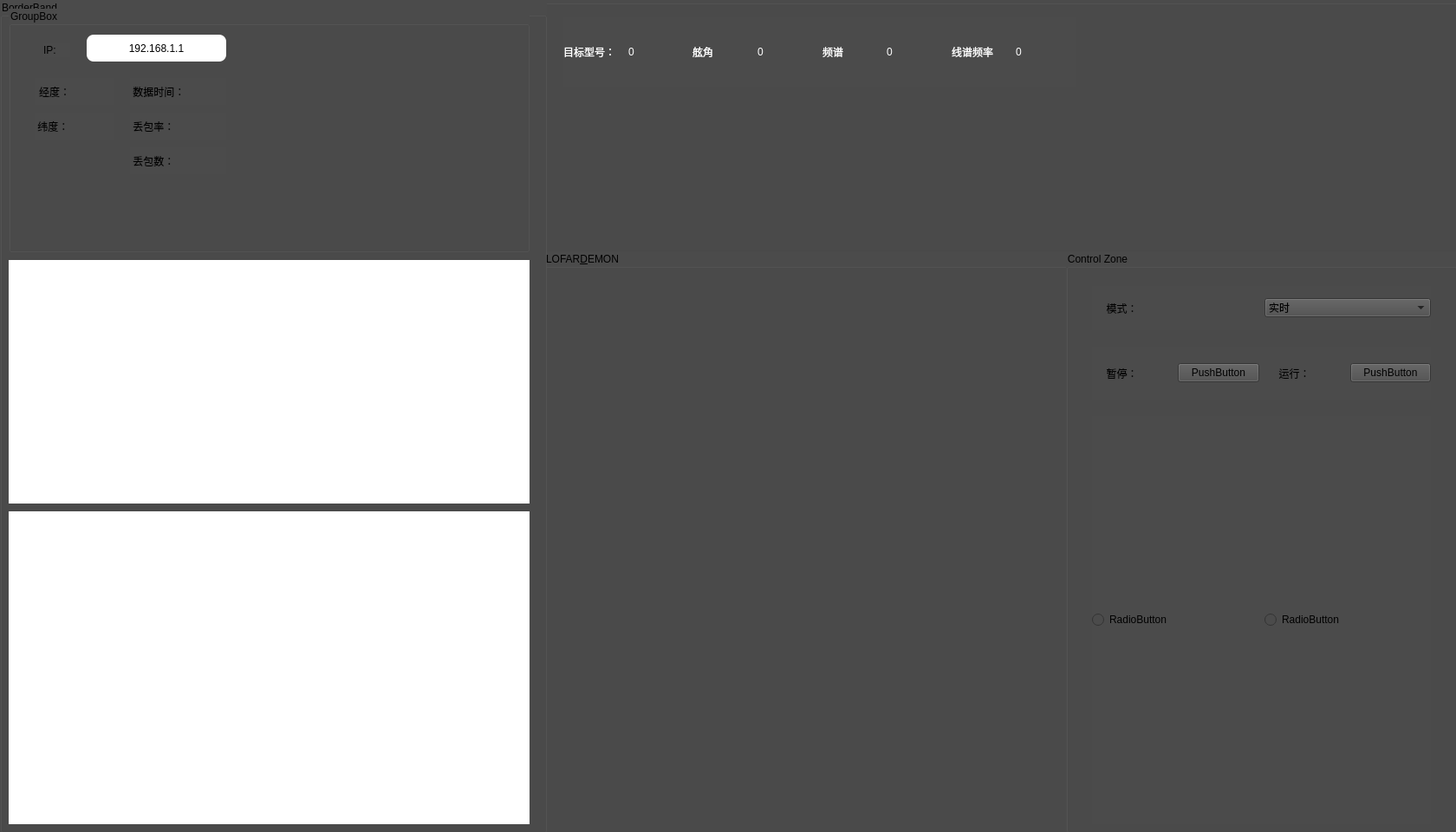
<?xml version="1.0" encoding="UTF-8"?>
<ui version="4.0">
 <class>Widget</class>
 <widget class="QWidget" name="Widget">
  <property name="geometry">
   <rect>
    <x>0</x>
    <y>0</y>
    <width>1680</width>
    <height>960</height>
   </rect>
  </property>
  <property name="windowTitle">
   <string>Widget</string>
  </property>
  <widget class="QGroupBox" name="Paramer">
   <property name="geometry">
    <rect>
     <x>620</x>
     <y>0</y>
     <width>1070</width>
     <height>291</height>
    </rect>
   </property>
   <property name="styleSheet">
    <string notr="true">background-color: rgb(75, 75, 75);</string>
   </property>
   <property name="title">
    <string/>
   </property>
   <widget class="QWidget" name="horizontalLayoutWidget_6">
    <property name="geometry">
     <rect>
      <x>30</x>
      <y>20</y>
      <width>591</width>
      <height>80</height>
     </rect>
    </property>
    <layout class="QHBoxLayout" name="horizontalLayout_6">
     <item>
      <widget class="QLabel" name="Target">
       <property name="styleSheet">
        <string notr="true">color: rgb(255, 255, 255);</string>
       </property>
       <property name="text">
        <string>目标型号：</string>
       </property>
      </widget>
     </item>
     <item>
      <widget class="QLabel" name="TargetData">
       <property name="styleSheet">
        <string notr="true">color: rgb(255, 255, 255);</string>
       </property>
       <property name="text">
        <string>0</string>
       </property>
      </widget>
     </item>
     <item>
      <widget class="QLabel" name="Angle">
       <property name="styleSheet">
        <string notr="true">color: rgb(255, 255, 255);</string>
       </property>
       <property name="text">
        <string>舷角</string>
       </property>
      </widget>
     </item>
     <item>
      <widget class="QLabel" name="AngleData">
       <property name="styleSheet">
        <string notr="true">color: rgb(255, 255, 255);</string>
       </property>
       <property name="text">
        <string>0</string>
       </property>
      </widget>
     </item>
     <item>
      <widget class="QLabel" name="Spectrum">
       <property name="styleSheet">
        <string notr="true">color: rgb(255, 255, 255);</string>
       </property>
       <property name="text">
        <string>频谱</string>
       </property>
      </widget>
     </item>
     <item>
      <widget class="QLabel" name="SpectrumData">
       <property name="styleSheet">
        <string notr="true">color: rgb(255, 255, 255);</string>
       </property>
       <property name="text">
        <string>0</string>
       </property>
      </widget>
     </item>
     <item>
      <widget class="QLabel" name="LSF">
       <property name="styleSheet">
        <string notr="true">color: rgb(255, 255, 255);</string>
       </property>
       <property name="text">
        <string>线谱频率</string>
       </property>
      </widget>
     </item>
     <item>
      <widget class="QLabel" name="LSFData">
       <property name="styleSheet">
        <string notr="true">color: rgb(255, 255, 255);</string>
       </property>
       <property name="text">
        <string>0</string>
       </property>
      </widget>
     </item>
    </layout>
   </widget>
  </widget>
  <widget class="QGroupBox" name="LODARZone">
   <property name="geometry">
    <rect>
     <x>625</x>
     <y>290</y>
     <width>611</width>
     <height>671</height>
    </rect>
   </property>
   <property name="styleSheet">
    <string notr="true">background-color: rgb(75, 75, 75);</string>
   </property>
   <property name="title">
    <string>LOFAR&amp;DEMON</string>
   </property>
   <widget class="QPushButton" name="Tranform">
    <property name="geometry">
     <rect>
      <x>830</x>
      <y>30</y>
      <width>75</width>
      <height>23</height>
     </rect>
    </property>
    <property name="text">
     <string>切换</string>
    </property>
   </widget>
  </widget>
  <widget class="QGroupBox" name="BorderBandZone">
   <property name="geometry">
    <rect>
     <x>0</x>
     <y>0</y>
     <width>631</width>
     <height>961</height>
    </rect>
   </property>
   <property name="styleSheet">
    <string notr="true">background-color: rgb(75, 75, 75);</string>
   </property>
   <property name="title">
    <string>BorderBand</string>
   </property>
   <widget class="QGroupBox" name="BoderParamer">
    <property name="geometry">
     <rect>
      <x>10</x>
      <y>10</y>
      <width>601</width>
      <height>281</height>
     </rect>
    </property>
    <property name="title">
     <string>GroupBox</string>
    </property>
    <widget class="QLabel" name="label_2">
     <property name="geometry">
      <rect>
       <x>90</x>
       <y>30</y>
       <width>161</width>
       <height>31</height>
      </rect>
     </property>
     <property name="styleSheet">
      <string notr="true">background-color: rgb(255, 255, 255);
border-radius:8px;
</string>
     </property>
     <property name="text">
      <string>192.168.1.1</string>
     </property>
     <property name="alignment">
      <set>Qt::AlignCenter</set>
     </property>
    </widget>
    <widget class="QLabel" name="label">
     <property name="geometry">
      <rect>
       <x>40</x>
       <y>40</y>
       <width>31</width>
       <height>16</height>
      </rect>
     </property>
     <property name="text">
      <string>IP:</string>
     </property>
    </widget>
    <widget class="QWidget" name="horizontalLayoutWidget">
     <property name="geometry">
      <rect>
       <x>30</x>
       <y>80</y>
       <width>91</width>
       <height>31</height>
      </rect>
     </property>
     <layout class="QHBoxLayout" name="horizontalLayout">
      <property name="spacing">
       <number>6</number>
      </property>
      <item>
       <widget class="QLabel" name="longitude">
        <property name="text">
         <string> 经度：</string>
        </property>
        <property name="alignment">
         <set>Qt::AlignCenter</set>
        </property>
       </widget>
      </item>
      <item>
       <widget class="QLabel" name="longitude_data">
        <property name="text">
         <string/>
        </property>
       </widget>
      </item>
     </layout>
    </widget>
    <widget class="QWidget" name="horizontalLayoutWidget_2">
     <property name="geometry">
      <rect>
       <x>30</x>
       <y>120</y>
       <width>91</width>
       <height>31</height>
      </rect>
     </property>
     <layout class="QHBoxLayout" name="horizontalLayout_2">
      <item>
       <widget class="QLabel" name="latitude">
        <property name="text">
         <string> 纬度：</string>
        </property>
       </widget>
      </item>
      <item>
       <widget class="QLabel" name="longitude_data_2">
        <property name="text">
         <string/>
        </property>
       </widget>
      </item>
     </layout>
    </widget>
    <widget class="QWidget" name="horizontalLayoutWidget_3">
     <property name="geometry">
      <rect>
       <x>140</x>
       <y>80</y>
       <width>111</width>
       <height>31</height>
      </rect>
     </property>
     <layout class="QHBoxLayout" name="horizontalLayout_3">
      <item>
       <widget class="QLabel" name="longitude_2">
        <property name="text">
         <string> 数据时间：</string>
        </property>
       </widget>
      </item>
      <item>
       <widget class="QLabel" name="longitude_data_3">
        <property name="text">
         <string/>
        </property>
       </widget>
      </item>
     </layout>
    </widget>
    <widget class="QWidget" name="horizontalLayoutWidget_4">
     <property name="geometry">
      <rect>
       <x>140</x>
       <y>120</y>
       <width>111</width>
       <height>31</height>
      </rect>
     </property>
     <layout class="QHBoxLayout" name="horizontalLayout_4">
      <item>
       <widget class="QLabel" name="longitude_3">
        <property name="text">
         <string> 丢包率：</string>
        </property>
       </widget>
      </item>
      <item>
       <widget class="QLabel" name="longitude_data_4">
        <property name="text">
         <string/>
        </property>
       </widget>
      </item>
     </layout>
    </widget>
    <widget class="QWidget" name="horizontalLayoutWidget_5">
     <property name="geometry">
      <rect>
       <x>140</x>
       <y>160</y>
       <width>111</width>
       <height>31</height>
      </rect>
     </property>
     <layout class="QHBoxLayout" name="horizontalLayout_5">
      <item>
       <widget class="QLabel" name="longitude_4">
        <property name="text">
         <string> 丢包数：</string>
        </property>
       </widget>
      </item>
      <item>
       <widget class="QLabel" name="longitude_data_5">
        <property name="text">
         <string/>
        </property>
       </widget>
      </item>
     </layout>
    </widget>
   </widget>
   <widget class="QCustomPlot" name="PositionExtent" native="true">
    <property name="geometry">
     <rect>
      <x>10</x>
      <y>300</y>
      <width>601</width>
      <height>281</height>
     </rect>
    </property>
    <property name="styleSheet">
     <string notr="true">background-color: rgb(255, 255, 255);</string>
    </property>
   </widget>
   <widget class="QCustomPlot" name="PositionTime" native="true">
    <property name="geometry">
     <rect>
      <x>10</x>
      <y>590</y>
      <width>601</width>
      <height>361</height>
     </rect>
    </property>
    <property name="styleSheet">
     <string notr="true">background-color: rgb(255, 255, 255);</string>
    </property>
   </widget>
  </widget>
  <widget class="QGroupBox" name="ControlZone">
   <property name="geometry">
    <rect>
     <x>1230</x>
     <y>290</y>
     <width>451</width>
     <height>671</height>
    </rect>
   </property>
   <property name="styleSheet">
    <string notr="true">background-color: rgb(75, 75, 75);</string>
   </property>
   <property name="title">
    <string>Control Zone</string>
   </property>
   <widget class="QWidget" name="horizontalLayoutWidget_7">
    <property name="geometry">
     <rect>
      <x>30</x>
      <y>40</y>
      <width>391</width>
      <height>51</height>
     </rect>
    </property>
    <layout class="QHBoxLayout" name="horizontalLayout_11">
     <item>
      <widget class="QLabel" name="label_4">
       <property name="text">
        <string>     模式：</string>
       </property>
      </widget>
     </item>
     <item>
      <widget class="QComboBox" name="comboBox">
       <item>
        <property name="text">
         <string>实时</string>
        </property>
       </item>
       <item>
        <property name="text">
         <string>离线</string>
        </property>
       </item>
      </widget>
     </item>
    </layout>
   </widget>
   <widget class="QWidget" name="horizontalLayoutWidget_8">
    <property name="geometry">
     <rect>
      <x>30</x>
      <y>110</y>
      <width>391</width>
      <height>61</height>
     </rect>
    </property>
    <layout class="QHBoxLayout" name="horizontalLayout_12">
     <item>
      <widget class="QLabel" name="label_5">
       <property name="text">
        <string>     暂停：</string>
       </property>
      </widget>
     </item>
     <item>
      <widget class="QPushButton" name="pushButton">
       <property name="sizePolicy">
        <sizepolicy hsizetype="Minimum" vsizetype="Fixed">
         <horstretch>0</horstretch>
         <verstretch>0</verstretch>
        </sizepolicy>
       </property>
       <property name="text">
        <string>PushButton</string>
       </property>
      </widget>
     </item>
     <item>
      <widget class="QLabel" name="label_6">
       <property name="text">
        <string>     运行：</string>
       </property>
      </widget>
     </item>
     <item>
      <widget class="QPushButton" name="pushButton_2">
       <property name="text">
        <string>PushButton</string>
       </property>
      </widget>
     </item>
    </layout>
   </widget>
   <widget class="QWidget" name="horizontalLayoutWidget_9">
    <property name="geometry">
     <rect>
      <x>30</x>
      <y>190</y>
      <width>391</width>
      <height>471</height>
     </rect>
    </property>
    <layout class="QHBoxLayout" name="horizontalLayout_13">
     <item>
      <widget class="QRadioButton" name="radioButton">
       <property name="text">
        <string>RadioButton</string>
       </property>
      </widget>
     </item>
     <item>
      <widget class="QRadioButton" name="radioButton_2">
       <property name="text">
        <string>RadioButton</string>
       </property>
      </widget>
     </item>
    </layout>
   </widget>
  </widget>
 </widget>
 <customwidgets>
  <customwidget>
   <class>QCustomPlot</class>
   <extends>QWidget</extends>
   <header location="global">qcustomplot.h</header>
   <container>1</container>
  </customwidget>
 </customwidgets>
 <resources/>
 <connections/>
</ui>
